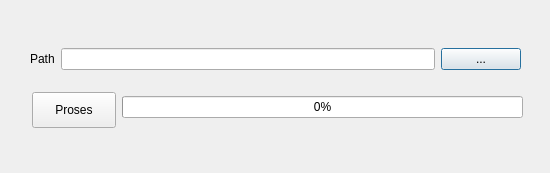
<?xml version="1.0" encoding="UTF-8"?>
<ui version="4.0">
 <class>MainWindow</class>
 <widget class="QDialog" name="MainWindow">
  <property name="geometry">
   <rect>
    <x>0</x>
    <y>0</y>
    <width>550</width>
    <height>173</height>
   </rect>
  </property>
  <property name="windowTitle">
   <string>Dialog</string>
  </property>
  <widget class="QWidget" name="layoutWidget">
   <property name="geometry">
    <rect>
     <x>30</x>
     <y>40</y>
     <width>491</width>
     <height>38</height>
    </rect>
   </property>
   <layout class="QHBoxLayout" name="horizontalLayout">
    <item>
     <widget class="QLabel" name="label">
      <property name="text">
       <string>Path</string>
      </property>
     </widget>
    </item>
    <item>
     <widget class="QLineEdit" name="lineEdit"/>
    </item>
    <item>
     <widget class="QPushButton" name="browseButton">
      <property name="text">
       <string>...</string>
      </property>
     </widget>
    </item>
   </layout>
  </widget>
  <widget class="QPushButton" name="processButton">
   <property name="geometry">
    <rect>
     <x>32</x>
     <y>92</y>
     <width>84</width>
     <height>36</height>
    </rect>
   </property>
   <property name="text">
    <string>Proses</string>
   </property>
  </widget>
  <widget class="QWidget" name="">
   <property name="geometry">
    <rect>
     <x>122</x>
     <y>96</y>
     <width>401</width>
     <height>55</height>
    </rect>
   </property>
   <layout class="QVBoxLayout" name="verticalLayout">
    <item>
     <widget class="QProgressBar" name="progressBar">
      <property name="value">
       <number>0</number>
      </property>
     </widget>
    </item>
    <item>
     <widget class="QLabel" name="statusProgress">
      <property name="text">
       <string/>
      </property>
     </widget>
    </item>
   </layout>
  </widget>
 </widget>
 <resources/>
 <connections/>
</ui>
